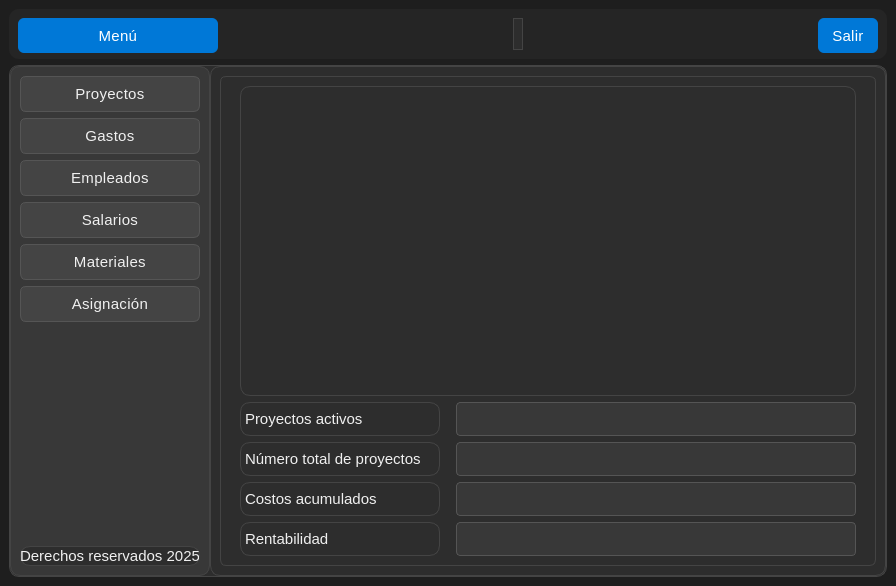
<?xml version="1.0" encoding="UTF-8"?>
<ui version="4.0">
 <class>MainWindow</class>
 <widget class="QMainWindow" name="MainWindow">
  <property name="geometry">
   <rect>
    <x>0</x>
    <y>0</y>
    <width>896</width>
    <height>586</height>
   </rect>
  </property>
  <property name="windowTitle">
   <string>Gestión de Clientes</string>
  </property>
  <property name="styleSheet">
   <string notr="true">/*
 * Archivo de Estilo QSS - Tema Oscuro (Dark Mode) con Botones Azul Claro
 * Tonos: Oscuros para fondos, Azul claro (#0078d7) para énfasis.
 */

/* === Estilo general === */
QMainWindow {
    /* Fondo principal oscuro */
    background-color: #1E1E1E;
    /* Color de texto claro */
    color: #F0F0F0;
    font-family: &quot;Segoe UI Variable&quot;, &quot;Roboto&quot;, &quot;Open Sans&quot;, sans-serif;
    font-size: 16px;
    font-weight: 300;
}

/* === Frames === */
QFrame {
    /* Fondo de frames de contenido oscuro */
    background-color: #2D2D2D;
    border-radius: 10px;
    /* Borde sutil en modo oscuro */
    border: 1px solid #444444;
}

/* Barra superior */
#frame_superior {
    /* Color ligeramente más oscuro que el fondo de frames */
    background-color: #252525;
    border: none;
}

/* Panel lateral */
#frame_lateral {
    /* Color para el panel lateral, más distinguible */
    background-color: #383838;
    border-right: 1px solid #444444; 
}

/* Área principal */
#frame_paginas {
    background-color: #2D2D2D;
}

/* === Botones Genéricos (Fondo Claro) === */
QPushButton {
    /* Fondo de botón neutro */
    background-color: #444444;
    color: #F0F0F0;
    border: 1px solid #555555;
    border-radius: 6px;
    padding: 8px 14px;
    font-weight: 400;
    font-size: 15px;
    letter-spacing: 0.3px;
}

QPushButton:hover {
    /* Azul claro original para énfasis */
    background-color: #0078d7;
    color: #ffffff;
    border: 1px solid #0078d7;
}

QPushButton:pressed {
    /* Azul más oscuro para estado presionado */
    background-color: #005a9e;
    color: #ffffff;
    border: 1px solid #005a9e;
}

/* Botón principal (Menú) */
#boton_menu {
    /* Azul claro primario */
    background-color: #0078d7;
    color: white;
    border: none;
    font-weight: 400;
}
#boton_menu:hover {
    background-color: #006cbe;
}
#boton_menu:pressed {
    background-color: #005a9e;
}

/* Botón salir (Igual que boton_menu) */
#boton_salir {
    /* Azul claro primario */
    background-color: #0078d7;
    color: white;
    border: none;
    font-weight: 400;
}
#boton_salir:hover {
    background-color: #006cbe;
}
#boton_salir:pressed {
    background-color: #005a9e;
}

/* === Campos de texto === */
QLineEdit {
    /* Fondo oscuro para la entrada de texto */
    background-color: #383838;
    color: #F0F0F0;
    border: 1px solid #555555;
    border-radius: 4px;
    padding: 6px 8px;
    font-size: 15px;
    font-weight: 300;
}

QLineEdit:focus {
    /* Borde de enfoque con el azul claro primario */
    border: 1px solid #0078d7;
    background-color: #3D4A5B; /* Fondo sutil al enfocar */
}

/* === Labels === */
QLabel {
    /* Texto claro */
    color: #F0F0F0;
    font-weight: 300;
    font-size: 15px;
}

/* Label inferior o secundario */
#label {
    /* Texto gris claro para secundario */
    color: #A0A0A0;
    font-size: 13px;
    font-style: italic;
}

/* === Stacked Widget === */
QStackedWidget {
    background-color: #2D2D2D;
    border: 1px solid #444444;
    border-radius: 6px;
}

/* === Scrollbars === */
QScrollBar:vertical {
    border: none;
    background: #383838; /* Fondo oscuro para el scrollbar */
    width: 10px;
    border-radius: 4px;
}
QScrollBar::handle:vertical {
    background: #555555; /* Handle gris oscuro */
    min-height: 20px;
    border-radius: 4px;
}
QScrollBar::handle:vertical:hover {
    /* Handle hover azul claro */
    background: #0078d7;
}
QScrollBar::add-line:vertical,
QScrollBar::sub-line:vertical {
    height: 0;
}

/* === Layouts === */
QVBoxLayout, QHBoxLayout {
    spacing: 10px;
}

/* === Botones laterales (Botones de Navegación) === */
#boton_agregar, #boton_buscar, #boton_actualizar, #boton_eliminar, #boton_consultar {
    /* Fondo y borde para botones laterales */
    background-color: #383838; /* Fondo igual al panel lateral */
    border: 1px solid #555555;
    color: #F0F0F0;
    font-weight: 400;
    font-size: 15px;
}

#boton_agregar:hover, 
#boton_buscar:hover, 
#boton_actualizar:hover, 
#boton_eliminar:hover,
#boton_consultar:hover {
    /* Fondo de hover lateral azul claro y sutil */
    background-color: #0078d7; /* Usamos el azul primario */
    border: 1px solid #0078d7;
    color: #ffffff;
}

#boton_agregar:pressed, 
#boton_buscar:pressed, 
#boton_actualizar:pressed, 
#boton_eliminar:pressed ,
#boton_consultar:pressed{
    /* Color de pressed sutil */
    background-color: #005a9e;
}

/* === Tooltips === */
QToolTip {
    background-color: #383838;
    color: #F0F0F0;
    /* Borde con el azul claro primario */
    border: 1px solid #0078d7;
    padding: 6px;
    border-radius: 4px;
    font-size: 14px;
}</string>
  </property>
  <widget class="QWidget" name="centralwidget">
   <layout class="QVBoxLayout" name="verticalLayout" stretch="1,0">
    <item>
     <widget class="QFrame" name="frame_superior">
      <property name="minimumSize">
       <size>
        <width>0</width>
        <height>50</height>
       </size>
      </property>
      <property name="maximumSize">
       <size>
        <width>16777215</width>
        <height>50</height>
       </size>
      </property>
      <property name="frameShape">
       <enum>QFrame::StyledPanel</enum>
      </property>
      <property name="frameShadow">
       <enum>QFrame::Raised</enum>
      </property>
      <layout class="QHBoxLayout" name="horizontalLayout">
       <item>
        <widget class="QPushButton" name="boton_menu">
         <property name="minimumSize">
          <size>
           <width>200</width>
           <height>35</height>
          </size>
         </property>
         <property name="text">
          <string>Menú</string>
         </property>
         <property name="icon">
          <iconset>
           <normaloff>../../crudapp/resources/imagenes/boton_menu.png</normaloff>../../crudapp/resources/imagenes/boton_menu.png</iconset>
         </property>
         <property name="iconSize">
          <size>
           <width>32</width>
           <height>32</height>
          </size>
         </property>
        </widget>
       </item>
       <item>
        <spacer name="horizontalSpacer">
         <property name="orientation">
          <enum>Qt::Horizontal</enum>
         </property>
         <property name="sizeHint" stdset="0">
          <size>
           <width>145</width>
           <height>20</height>
          </size>
         </property>
        </spacer>
       </item>
       <item>
        <widget class="QLabel" name="label">
         <property name="text">
          <string/>
         </property>
        </widget>
       </item>
       <item>
        <spacer name="horizontalSpacer_2">
         <property name="orientation">
          <enum>Qt::Horizontal</enum>
         </property>
         <property name="sizeHint" stdset="0">
          <size>
           <width>144</width>
           <height>20</height>
          </size>
         </property>
        </spacer>
       </item>
       <item>
        <widget class="QPushButton" name="boton_salir">
         <property name="minimumSize">
          <size>
           <width>0</width>
           <height>35</height>
          </size>
         </property>
         <property name="text">
          <string>Salir</string>
         </property>
         <property name="icon">
          <iconset>
           <normaloff>../../crudapp/resources/imagenes/salir.png</normaloff>../../crudapp/resources/imagenes/salir.png</iconset>
         </property>
         <property name="iconSize">
          <size>
           <width>32</width>
           <height>32</height>
          </size>
         </property>
        </widget>
       </item>
      </layout>
     </widget>
    </item>
    <item>
     <widget class="QFrame" name="frame_central">
      <property name="frameShape">
       <enum>QFrame::StyledPanel</enum>
      </property>
      <property name="frameShadow">
       <enum>QFrame::Raised</enum>
      </property>
      <layout class="QHBoxLayout" name="horizontalLayout_2">
       <property name="spacing">
        <number>0</number>
       </property>
       <property name="leftMargin">
        <number>0</number>
       </property>
       <property name="topMargin">
        <number>0</number>
       </property>
       <property name="rightMargin">
        <number>0</number>
       </property>
       <property name="bottomMargin">
        <number>0</number>
       </property>
       <item>
        <widget class="QFrame" name="frame_lateral">
         <property name="minimumSize">
          <size>
           <width>200</width>
           <height>0</height>
          </size>
         </property>
         <property name="maximumSize">
          <size>
           <width>0</width>
           <height>16777215</height>
          </size>
         </property>
         <property name="frameShape">
          <enum>QFrame::StyledPanel</enum>
         </property>
         <property name="frameShadow">
          <enum>QFrame::Raised</enum>
         </property>
         <layout class="QVBoxLayout" name="verticalLayout_2">
          <item>
           <widget class="QPushButton" name="boton_proyectos">
            <property name="text">
             <string>Proyectos</string>
            </property>
            <property name="icon">
             <iconset>
              <normaloff>../resources/imagenes/proyectos.png</normaloff>../resources/imagenes/proyectos.png</iconset>
            </property>
            <property name="iconSize">
             <size>
              <width>40</width>
              <height>40</height>
             </size>
            </property>
           </widget>
          </item>
          <item>
           <widget class="QPushButton" name="boton_gastos">
            <property name="text">
             <string>Gastos</string>
            </property>
            <property name="icon">
             <iconset>
              <normaloff>../resources/imagenes/gastos.png</normaloff>../resources/imagenes/gastos.png</iconset>
            </property>
            <property name="iconSize">
             <size>
              <width>40</width>
              <height>40</height>
             </size>
            </property>
           </widget>
          </item>
          <item>
           <widget class="QPushButton" name="boton_empleados">
            <property name="text">
             <string>Empleados</string>
            </property>
            <property name="icon">
             <iconset>
              <normaloff>../resources/imagenes/empleados.png</normaloff>../resources/imagenes/empleados.png</iconset>
            </property>
            <property name="iconSize">
             <size>
              <width>40</width>
              <height>40</height>
             </size>
            </property>
           </widget>
          </item>
          <item>
           <widget class="QPushButton" name="boton_salarios">
            <property name="text">
             <string>Salarios</string>
            </property>
            <property name="icon">
             <iconset>
              <normaloff>../resources/imagenes/salarios.png</normaloff>../resources/imagenes/salarios.png</iconset>
            </property>
            <property name="iconSize">
             <size>
              <width>40</width>
              <height>40</height>
             </size>
            </property>
           </widget>
          </item>
          <item>
           <widget class="QPushButton" name="boton_materiales">
            <property name="text">
             <string>Materiales</string>
            </property>
            <property name="icon">
             <iconset>
              <normaloff>../resources/imagenes/materiales.png</normaloff>../resources/imagenes/materiales.png</iconset>
            </property>
            <property name="iconSize">
             <size>
              <width>40</width>
              <height>40</height>
             </size>
            </property>
           </widget>
          </item>
          <item>
           <widget class="QPushButton" name="boton_asignacion">
            <property name="text">
             <string>Asignación</string>
            </property>
            <property name="icon">
             <iconset>
              <normaloff>../resources/imagenes/asignar.png</normaloff>../resources/imagenes/asignar.png</iconset>
            </property>
            <property name="iconSize">
             <size>
              <width>40</width>
              <height>40</height>
             </size>
            </property>
           </widget>
          </item>
          <item>
           <spacer name="verticalSpacer">
            <property name="orientation">
             <enum>Qt::Vertical</enum>
            </property>
            <property name="sizeHint" stdset="0">
             <size>
              <width>20</width>
              <height>177</height>
             </size>
            </property>
           </spacer>
          </item>
          <item>
           <widget class="QLabel" name="label_mensaje">
            <property name="text">
             <string>Derechos reservados 2025</string>
            </property>
            <property name="alignment">
             <set>Qt::AlignCenter</set>
            </property>
           </widget>
          </item>
         </layout>
        </widget>
       </item>
       <item>
        <widget class="QFrame" name="frame_paginas">
         <property name="frameShape">
          <enum>QFrame::StyledPanel</enum>
         </property>
         <property name="frameShadow">
          <enum>QFrame::Raised</enum>
         </property>
         <layout class="QVBoxLayout" name="verticalLayout_3">
          <item>
           <widget class="QStackedWidget" name="stackedWidget">
            <property name="currentIndex">
             <number>0</number>
            </property>
            <widget class="QWidget" name="page_menuprincipal">
             <layout class="QVBoxLayout" name="verticalLayout_6">
              <item>
               <layout class="QVBoxLayout" name="verticalLayout_4">
                <item>
                 <layout class="QGridLayout" name="gridLayout">
                  <item row="1" column="0">
                   <widget class="QLabel" name="label_2">
                    <property name="minimumSize">
                     <size>
                      <width>0</width>
                      <height>0</height>
                     </size>
                    </property>
                    <property name="maximumSize">
                     <size>
                      <width>200</width>
                      <height>16777215</height>
                     </size>
                    </property>
                    <property name="text">
                     <string>Proyectos activos</string>
                    </property>
                   </widget>
                  </item>
                  <item row="2" column="0">
                   <widget class="QLabel" name="label_3">
                    <property name="text">
                     <string>Número total de proyectos</string>
                    </property>
                   </widget>
                  </item>
                  <item row="0" column="0" colspan="2">
                   <widget class="QFrame" name="dashboard">
                    <property name="frameShape">
                     <enum>QFrame::StyledPanel</enum>
                    </property>
                    <property name="frameShadow">
                     <enum>QFrame::Raised</enum>
                    </property>
                   </widget>
                  </item>
                  <item row="3" column="0">
                   <widget class="QLabel" name="label_4">
                    <property name="text">
                     <string>Costos acumulados</string>
                    </property>
                   </widget>
                  </item>
                  <item row="3" column="1">
                   <widget class="QLineEdit" name="costosacumulados">
                    <property name="minimumSize">
                     <size>
                      <width>1</width>
                      <height>0</height>
                     </size>
                    </property>
                    <property name="maximumSize">
                     <size>
                      <width>400</width>
                      <height>16777215</height>
                     </size>
                    </property>
                   </widget>
                  </item>
                  <item row="4" column="0">
                   <widget class="QLabel" name="label_5">
                    <property name="text">
                     <string>Rentabilidad</string>
                    </property>
                   </widget>
                  </item>
                  <item row="1" column="1">
                   <widget class="QLineEdit" name="proyectosactivos">
                    <property name="minimumSize">
                     <size>
                      <width>150</width>
                      <height>0</height>
                     </size>
                    </property>
                    <property name="maximumSize">
                     <size>
                      <width>400</width>
                      <height>16777215</height>
                     </size>
                    </property>
                   </widget>
                  </item>
                  <item row="2" column="1">
                   <widget class="QLineEdit" name="totalproyectos">
                    <property name="maximumSize">
                     <size>
                      <width>400</width>
                      <height>16777215</height>
                     </size>
                    </property>
                   </widget>
                  </item>
                  <item row="4" column="1">
                   <widget class="QLineEdit" name="rentabilidad">
                    <property name="maximumSize">
                     <size>
                      <width>400</width>
                      <height>16777215</height>
                     </size>
                    </property>
                   </widget>
                  </item>
                 </layout>
                </item>
               </layout>
              </item>
             </layout>
            </widget>
            <widget class="QWidget" name="page_proyectos">
             <layout class="QVBoxLayout" name="verticalLayout_5">
              <item>
               <layout class="QGridLayout" name="gridLayout_2"/>
              </item>
             </layout>
            </widget>
            <widget class="QWidget" name="page_gastos">
             <layout class="QVBoxLayout" name="verticalLayout_7">
              <item>
               <layout class="QGridLayout" name="gridLayout_4"/>
              </item>
             </layout>
            </widget>
            <widget class="QWidget" name="page_empleados">
             <layout class="QVBoxLayout" name="verticalLayout_8">
              <item>
               <layout class="QGridLayout" name="gridLayout_3"/>
              </item>
             </layout>
            </widget>
            <widget class="QWidget" name="page_salarios">
             <layout class="QVBoxLayout" name="verticalLayout_9"/>
            </widget>
            <widget class="QWidget" name="page_materiales"/>
           </widget>
          </item>
         </layout>
        </widget>
       </item>
      </layout>
     </widget>
    </item>
   </layout>
  </widget>
 </widget>
 <resources/>
 <connections/>
</ui>
